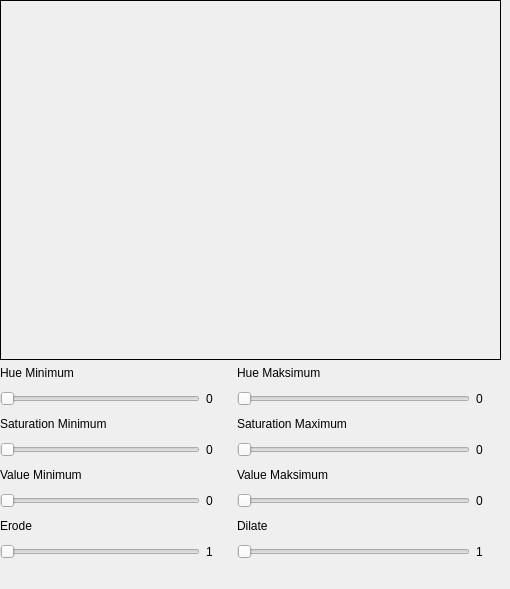
         <widget class="QWidget" name="warna2">
          <widget class="QWidget" name="layoutWidget_3">
           <property name="geometry">
            <rect>
             <x>0</x>
             <y>0</y>
             <width>501</width>
             <height>580</height>
            </rect>
           </property>
           <layout class="QVBoxLayout" name="verticalLayout_29">
            <item>
             <widget class="QLabel" name="labelWarna2">
              <property name="minimumSize">
               <size>
                <width>480</width>
                <height>360</height>
               </size>
              </property>
              <property name="baseSize">
               <size>
                <width>480</width>
                <height>360</height>
               </size>
              </property>
              <property name="frameShape">
               <enum>QFrame::Box</enum>
              </property>
              <property name="text">
               <string/>
              </property>
             </widget>
            </item>
            <item>
             <layout class="QFormLayout" name="formLayout_4">
              <item row="0" column="0">
               <layout class="QVBoxLayout" name="verticalLayout_30">
                <item>
                 <widget class="QLabel" name="label_25">
                  <property name="maximumSize">
                   <size>
                    <width>16777215</width>
                    <height>100</height>
                   </size>
                  </property>
                  <property name="text">
                   <string>Hue Minimum</string>
                  </property>
                 </widget>
                </item>
                <item>
                 <layout class="QHBoxLayout" name="horizontalLayout_25">
                  <item>
                   <widget class="QSlider" name="hMin2">
                    <property name="minimumSize">
                     <size>
                      <width>200</width>
                      <height>0</height>
                     </size>
                    </property>
                    <property name="baseSize">
                     <size>
                      <width>200</width>
                      <height>100</height>
                     </size>
                    </property>
                    <property name="maximum">
                     <number>255</number>
                    </property>
                    <property name="orientation">
                     <enum>Qt::Horizontal</enum>
                    </property>
                   </widget>
                  </item>
                  <item>
                   <widget class="QLabel" name="hMinVal2">
                    <property name="minimumSize">
                     <size>
                      <width>25</width>
                      <height>25</height>
                     </size>
                    </property>
                    <property name="text">
                     <string>0</string>
                    </property>
                   </widget>
                  </item>
                 </layout>
                </item>
               </layout>
              </item>
              <item row="0" column="1">
               <layout class="QVBoxLayout" name="verticalLayout_31">
                <item>
                 <widget class="QLabel" name="label_26">
                  <property name="maximumSize">
                   <size>
                    <width>16777215</width>
                    <height>100</height>
                   </size>
                  </property>
                  <property name="text">
                   <string>Hue Maksimum</string>
                  </property>
                 </widget>
                </item>
                <item>
                 <layout class="QHBoxLayout" name="horizontalLayout_26">
                  <item>
                   <widget class="QSlider" name="hMax2">
                    <property name="minimumSize">
                     <size>
                      <width>150</width>
                      <height>0</height>
                     </size>
                    </property>
                    <property name="baseSize">
                     <size>
                      <width>200</width>
                      <height>100</height>
                     </size>
                    </property>
                    <property name="maximum">
                     <number>255</number>
                    </property>
                    <property name="orientation">
                     <enum>Qt::Horizontal</enum>
                    </property>
                   </widget>
                  </item>
                  <item>
                   <widget class="QLabel" name="hMaxVal2">
                    <property name="minimumSize">
                     <size>
                      <width>25</width>
                      <height>25</height>
                     </size>
                    </property>
                    <property name="text">
                     <string>0</string>
                    </property>
                   </widget>
                  </item>
                 </layout>
                </item>
               </layout>
              </item>
              <item row="1" column="0">
               <layout class="QVBoxLayout" name="verticalLayout_32">
                <item>
                 <widget class="QLabel" name="label_27">
                  <property name="maximumSize">
                   <size>
                    <width>16777215</width>
                    <height>100</height>
                   </size>
                  </property>
                  <property name="text">
                   <string>Saturation Minimum</string>
                  </property>
                 </widget>
                </item>
                <item>
                 <layout class="QHBoxLayout" name="horizontalLayout_27">
                  <item>
                   <widget class="QSlider" name="sMin2">
                    <property name="minimumSize">
                     <size>
                      <width>200</width>
                      <height>0</height>
                     </size>
                    </property>
                    <property name="baseSize">
                     <size>
                      <width>200</width>
                      <height>100</height>
                     </size>
                    </property>
                    <property name="maximum">
                     <number>255</number>
                    </property>
                    <property name="orientation">
                     <enum>Qt::Horizontal</enum>
                    </property>
                   </widget>
                  </item>
                  <item>
                   <widget class="QLabel" name="sMinVal2">
                    <property name="minimumSize">
                     <size>
                      <width>25</width>
                      <height>25</height>
                     </size>
                    </property>
                    <property name="text">
                     <string>0</string>
                    </property>
                   </widget>
                  </item>
                 </layout>
                </item>
               </layout>
              </item>
              <item row="1" column="1">
               <layout class="QVBoxLayout" name="verticalLayout_33">
                <item>
                 <widget class="QLabel" name="label_28">
                  <property name="maximumSize">
                   <size>
                    <width>16777215</width>
                    <height>100</height>
                   </size>
                  </property>
                  <property name="text">
                   <string>Saturation Maximum</string>
                  </property>
                 </widget>
                </item>
                <item>
                 <layout class="QHBoxLayout" name="horizontalLayout_28">
                  <item>
                   <widget class="QSlider" name="sMax2">
                    <property name="minimumSize">
                     <size>
                      <width>150</width>
                      <height>0</height>
                     </size>
                    </property>
                    <property name="baseSize">
                     <size>
                      <width>200</width>
                      <height>100</height>
                     </size>
                    </property>
                    <property name="maximum">
                     <number>255</number>
                    </property>
                    <property name="orientation">
                     <enum>Qt::Horizontal</enum>
                    </property>
                   </widget>
                  </item>
                  <item>
                   <widget class="QLabel" name="sMaxVal2">
                    <property name="minimumSize">
                     <size>
                      <width>25</width>
                      <height>25</height>
                     </size>
                    </property>
                    <property name="text">
                     <string>0</string>
                    </property>
                   </widget>
                  </item>
                 </layout>
                </item>
               </layout>
              </item>
              <item row="2" column="0">
               <layout class="QVBoxLayout" name="verticalLayout_34">
                <item>
                 <widget class="QLabel" name="label_29">
                  <property name="maximumSize">
                   <size>
                    <width>16777215</width>
                    <height>100</height>
                   </size>
                  </property>
                  <property name="text">
                   <string>Value Minimum</string>
                  </property>
                 </widget>
                </item>
                <item>
                 <layout class="QHBoxLayout" name="horizontalLayout_29">
                  <item>
                   <widget class="QSlider" name="vMin2">
                    <property name="minimumSize">
                     <size>
                      <width>200</width>
                      <height>0</height>
                     </size>
                    </property>
                    <property name="baseSize">
                     <size>
                      <width>200</width>
                      <height>100</height>
                     </size>
                    </property>
                    <property name="maximum">
                     <number>255</number>
                    </property>
                    <property name="orientation">
                     <enum>Qt::Horizontal</enum>
                    </property>
                   </widget>
                  </item>
                  <item>
                   <widget class="QLabel" name="vMinVal2">
                    <property name="minimumSize">
                     <size>
                      <width>25</width>
                      <height>25</height>
                     </size>
                    </property>
                    <property name="text">
                     <string>0</string>
                    </property>
                   </widget>
                  </item>
                 </layout>
                </item>
               </layout>
              </item>
              <item row="2" column="1">
               <layout class="QVBoxLayout" name="verticalLayout_35">
                <item>
                 <widget class="QLabel" name="label_30">
                  <property name="maximumSize">
                   <size>
                    <width>16777215</width>
                    <height>100</height>
                   </size>
                  </property>
                  <property name="text">
                   <string>Value Maksimum</string>
                  </property>
                 </widget>
                </item>
                <item>
                 <layout class="QHBoxLayout" name="horizontalLayout_30">
                  <item>
                   <widget class="QSlider" name="vMax2">
                    <property name="minimumSize">
                     <size>
                      <width>150</width>
                      <height>0</height>
                     </size>
                    </property>
                    <property name="baseSize">
                     <size>
                      <width>200</width>
                      <height>100</height>
                     </size>
                    </property>
                    <property name="maximum">
                     <number>255</number>
                    </property>
                    <property name="orientation">
                     <enum>Qt::Horizontal</enum>
                    </property>
                   </widget>
                  </item>
                  <item>
                   <widget class="QLabel" name="vMaxVal2">
                    <property name="minimumSize">
                     <size>
                      <width>25</width>
                      <height>25</height>
                     </size>
                    </property>
                    <property name="text">
                     <string>0</string>
                    </property>
                   </widget>
                  </item>
                 </layout>
                </item>
               </layout>
              </item>
              <item row="3" column="0">
               <layout class="QVBoxLayout" name="verticalLayout_36">
                <item>
                 <widget class="QLabel" name="label_31">
                  <property name="maximumSize">
                   <size>
                    <width>16777215</width>
                    <height>100</height>
                   </size>
                  </property>
                  <property name="text">
                   <string>Erode</string>
                  </property>
                 </widget>
                </item>
                <item>
                 <layout class="QHBoxLayout" name="horizontalLayout_31">
                  <item>
                   <widget class="QSlider" name="erode2">
                    <property name="minimumSize">
                     <size>
                      <width>200</width>
                      <height>0</height>
                     </size>
                    </property>
                    <property name="baseSize">
                     <size>
                      <width>200</width>
                      <height>100</height>
                     </size>
                    </property>
                    <property name="maximum">
                     <number>10</number>
                    </property>
                    <property name="orientation">
                     <enum>Qt::Horizontal</enum>
                    </property>
                   </widget>
                  </item>
                  <item>
                   <widget class="QLabel" name="erodeVal2">
                    <property name="minimumSize">
                     <size>
                      <width>25</width>
                      <height>25</height>
                     </size>
                    </property>
                    <property name="text">
                     <string>1</string>
                    </property>
                   </widget>
                  </item>
                 </layout>
                </item>
               </layout>
              </item>
              <item row="3" column="1">
               <layout class="QVBoxLayout" name="verticalLayout_37">
                <item>
                 <widget class="QLabel" name="label_32">
                  <property name="maximumSize">
                   <size>
                    <width>16777215</width>
                    <height>100</height>
                   </size>
                  </property>
                  <property name="text">
                   <string>Dilate</string>
                  </property>
                 </widget>
                </item>
                <item>
                 <layout class="QHBoxLayout" name="horizontalLayout_32">
                  <item>
                   <widget class="QSlider" name="dilate2">
                    <property name="minimumSize">
                     <size>
                      <width>150</width>
                      <height>0</height>
                     </size>
                    </property>
                    <property name="baseSize">
                     <size>
                      <width>200</width>
                      <height>100</height>
                     </size>
                    </property>
                    <property name="maximum">
                     <number>10</number>
                    </property>
                    <property name="orientation">
                     <enum>Qt::Horizontal</enum>
                    </property>
                   </widget>
                  </item>
                  <item>
                   <widget class="QLabel" name="dilateVal2">
                    <property name="minimumSize">
                     <size>
                      <width>25</width>
                      <height>25</height>
                     </size>
                    </property>
                    <property name="text">
                     <string>1</string>
                    </property>
                   </widget>
                  </item>
                 </layout>
                </item>
               </layout>
              </item>
             </layout>
            </item>
           </layout>
          </widget>
         </widget>
